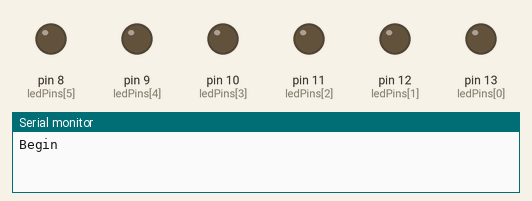
A sketch run on a simulated Arduino Uno, built with avr-gcc and run on an emulated ATmega328P. Shown: output pins drawn as LEDs (lit = HIGH), the last lines printed to the serial monitor.

Above: at 0.15 s.
At 1.05 s:
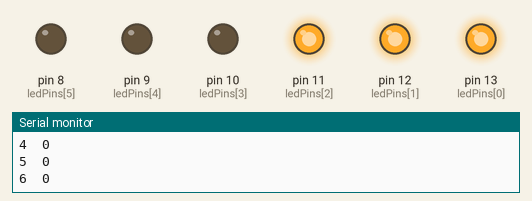
At 2.1 s:
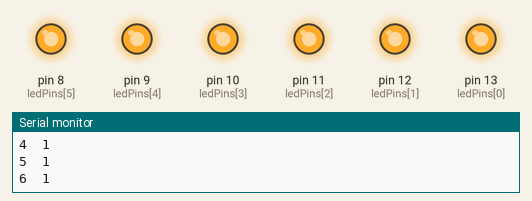
At 3.45 s:
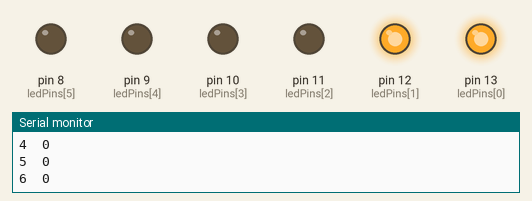
At 4.35 s:
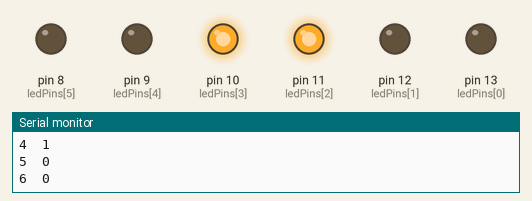
At 6.75 s:
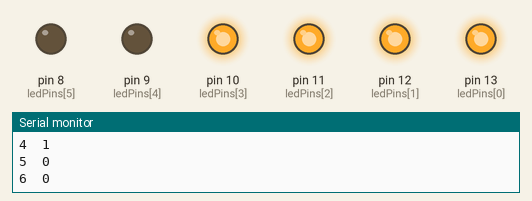
Timing chart, 0 to 7.0 s (numbered marks = the images above):
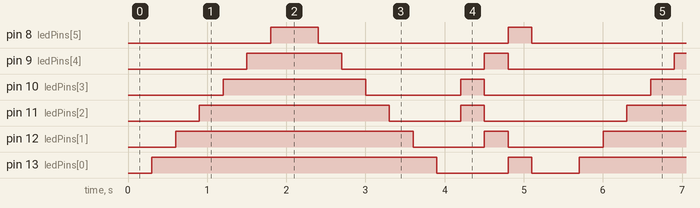

Measured:
- by itself, pin 8 (ledPins[5]): repeats every 5.4 s: LOW 2.4 s, HIGH 0.30 s, LOW 2.1 s, HIGH 0.60 s
- by itself, pin 9 (ledPins[4]): repeats every 5.4 s: LOW 1.8 s, HIGH 0.30 s, LOW 2.1 s, HIGH 1.2 s
- by itself, pin 10 (ledPins[3]): repeats every 5.4 s: LOW 1.2 s, HIGH 0.30 s, LOW 2.1 s, HIGH 1.8 s
- by itself, pin 11 (ledPins[2]): repeats every 5.4 s: LOW 0.90 s, HIGH 0.30 s, LOW 1.8 s, HIGH 2.4 s
- by itself, pin 12 (ledPins[1]): repeats every 5.4 s: LOW 0.90 s, HIGH 0.30 s, LOW 1.2 s, HIGH 3.0 s
- by itself, pin 13 (ledPins[0]): repeats every 5.4 s: LOW 0.90 s, HIGH 0.30 s, LOW 0.60 s, HIGH 3.6 s

The sketch:

pwn_array.ino
```cpp
int ledPins[6] = {13, 12, 11, 10, 9, 8};
int pinCount = 6;
int ledFade[6];
int i;
int caseState = 0;
int prevTime;
int interval = 300;
boolean reverse = false;
void setup() {
  for (int thisPin = 0; thisPin < pinCount; thisPin++) {
    pinMode(ledPins[thisPin], OUTPUT);
  }
  Serial.begin(9600);
  Serial.println();
  Serial.println("Begin");
}

void loop() {
  int currentTime = millis();
  if (currentTime - prevTime >= interval) {
    switch (caseState) {
      case 0:
        if (reverse == false) {
          if (ledFade[i] == 0) {
            ledFade[i] = 1;
          } else {
            ledFade[i] = 0;
          }
          i++;
          if (i == 6) {
            caseState = 1;
            reverse = true;
          }
        } else {
          ledFade[2] = 1;
          ledFade[3] = 1;
          caseState = 2;
        }
        break;
      case 1:

        if (i == 6 && reverse == true) {
          ledFade[i] = 1;
        } else {
          ledFade[i] = 0;
        }
        i--;

        if (ledFade[0] == 0) {
          caseState = 0;
        }
        break;
      case 2:
        ledFade[2] = 0;
        ledFade[3] = 0;
        ledFade[1] = 1;
        ledFade[4] = 1;
        caseState = 3;
        break;
      case 3:
        ledFade[1] = 0;
        ledFade[4] = 0;
        ledFade[0] = 1;
        ledFade[5] = 1;
        caseState = 4;
        break;
      case 4:
        ledFade[0] = 0;
        ledFade[5] = 0;
        reverse = false;
        caseState = 0;
        break;
    }

    prevTime = currentTime;
    Serial.println(currentTime);
    for (int n = 0; n < pinCount; n++) {
      Serial.print(n + 1);
      Serial.print("\t");
      Serial.println(ledFade[n]);

    }
  }

  for (int n = 0; n < pinCount; n++) {
    digitalWrite(ledPins[n], ledFade[n]);
  }
}
```
